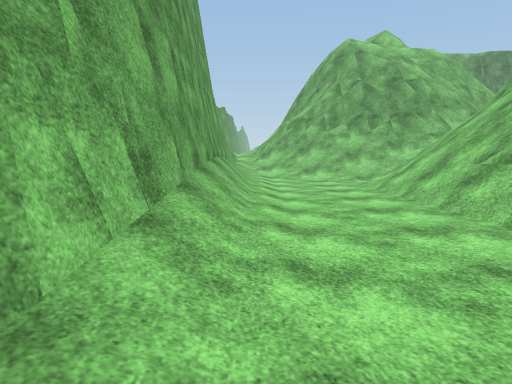
[1] (above)

21 first-person views from a walk through a Unity game level. The camera is 1.4 m above the floor, tilts 6° down and sees 70° across. The floor is counted in squares, 1.69 m on a side. Each view is taken from the middle of a square. On the plan, view 1 faces up. The plan holds only what a view shows up to about 12 squares ahead; the rest is blank. The place goes on beyond the plan. The player is left out. Surface patterns are stand-ins for the level's own textures.

[2]
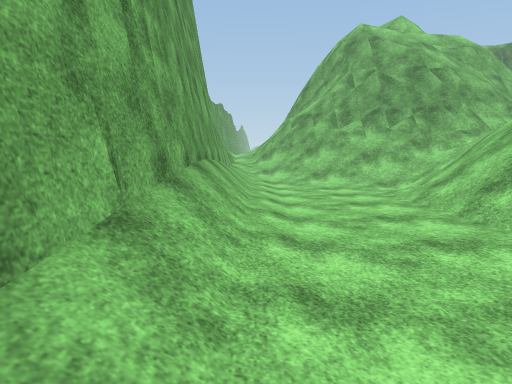

[3]
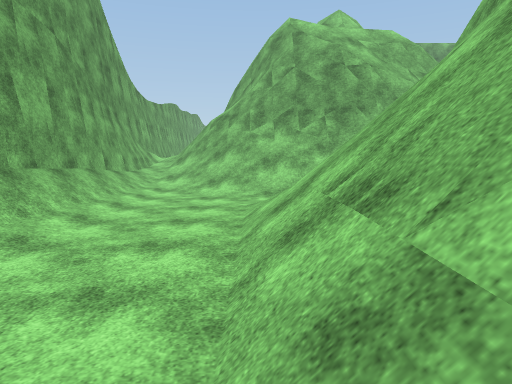

[4]
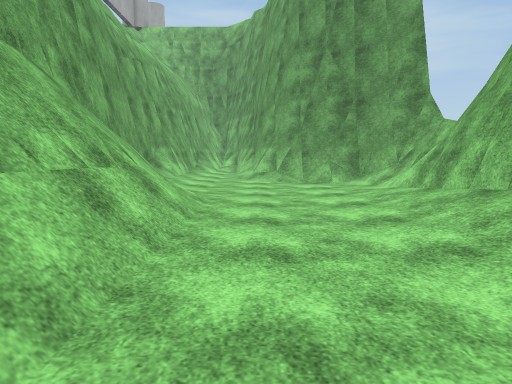

[5]
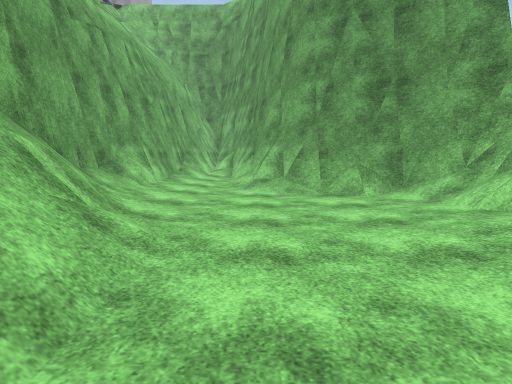

[6]
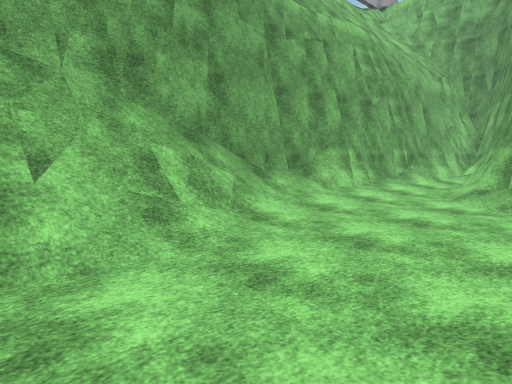

[7]
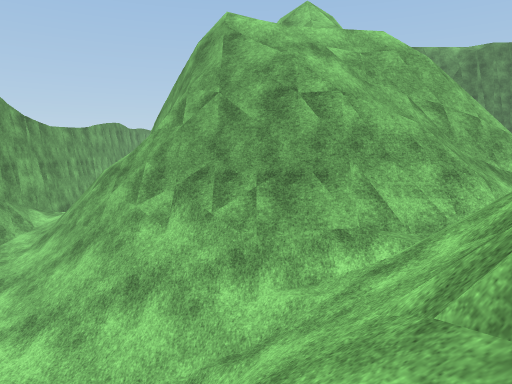

[8]
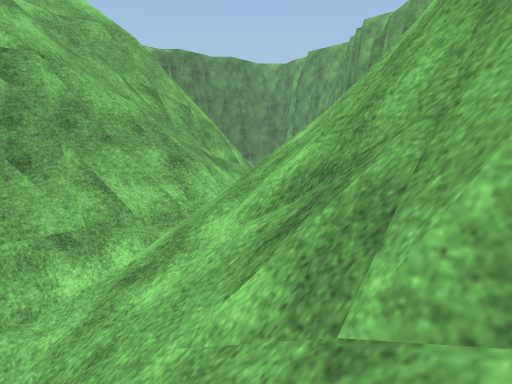

[9]
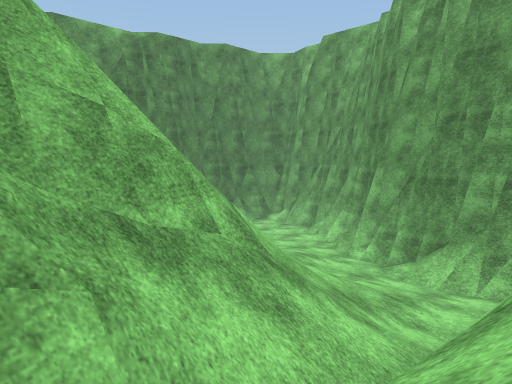

[10]
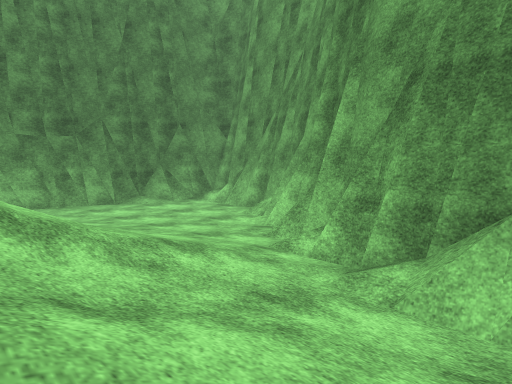

[11]
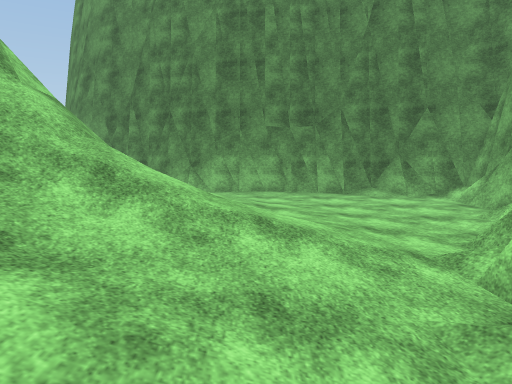

[12]
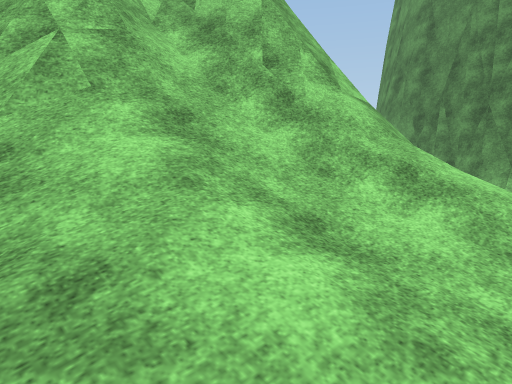

[13]
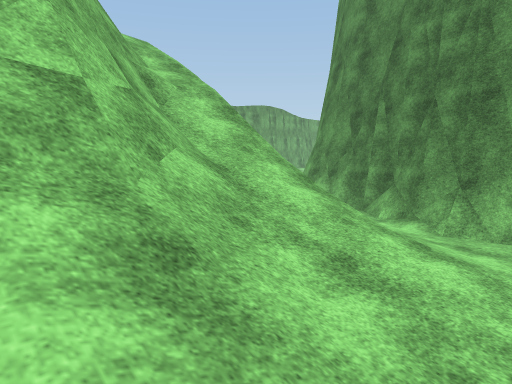

[14]
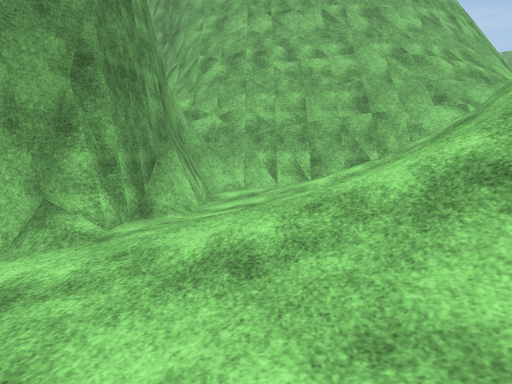

[15]
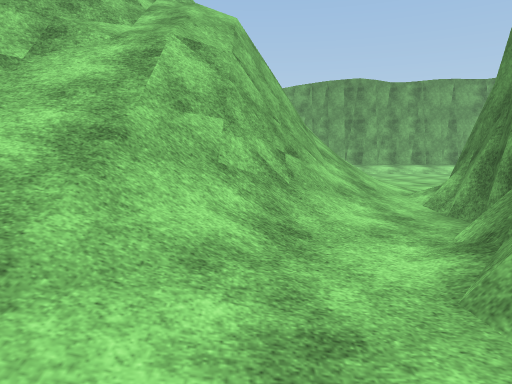

[16]
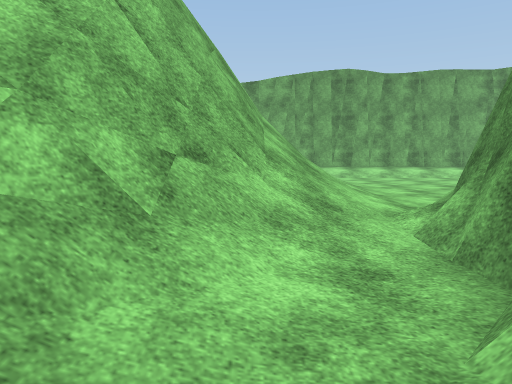

[17]
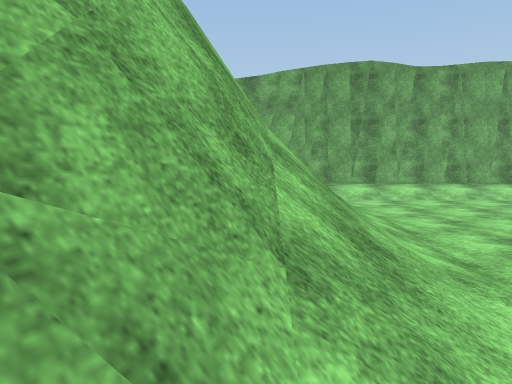

[18]
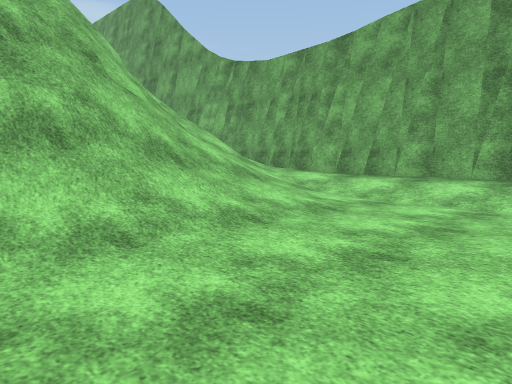

[19]
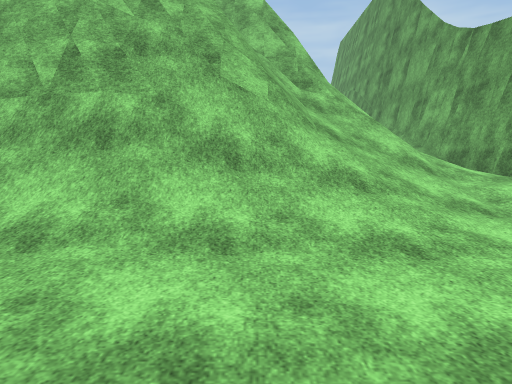

[20]
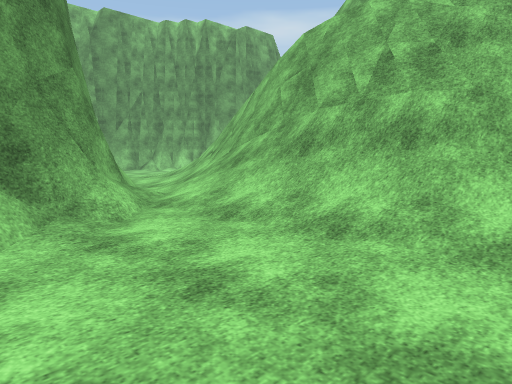

[21]
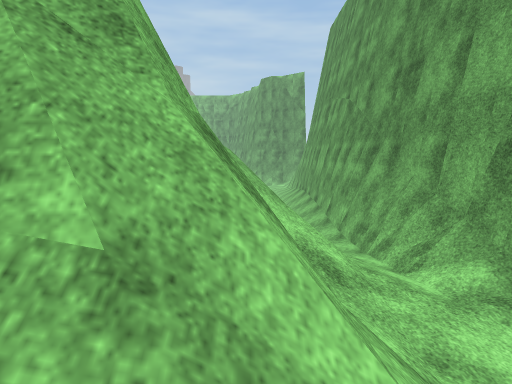

### Floor plan
Key: @ floor where view 1 was taken; # wall or solid block; . main floor; : floor 0.25 m higher than the main floor; + floor 0.5 m higher than the main floor; * floor 0.75 m higher than the main floor; % floor 1 m higher than the main floor; & floor 1.25 m higher than the main floor; $ floor 1.5 m higher than the main floor; / step, stairs or slope; = window, fence, low wall or low ledge.
Columns run from 2 left of view 1 to 21 right of it. Each row starts with its distance up from view 1.
 29 #+.......
 28 #+.......##
 27 #+........##
 26 #+...////:.####
 25 #+./////////..####
 24 #+/////#####//..########
 23 #+///#### ####//....../#
 22 #*//=##    ##=///.....##
 21 #%//##     #=///+:....##
 20 #&/###     ###=//:.../#
 19 #$/ #       ###=//:..##
 18 #// #       ###//*:.##
 17 ##/=##      #/////:/#
 16 ##/=###     #=//*+:##
 15  #//=##  ####=///+=#
 14  #:///#####/////*+##
 13  #.////====//=######
 12  #...////////###
 11  #/.../////==##
 10  #/...//=#####
  9  #/..///###
  8  #/..///#
  7  #/..//=#
  6  #/..//=#
  5  #/../##
  4  #.../##
  3  #.../##
  2  #...//#
  1  #...//#
  0 ##@...=#
 -1 #/..../#
 -2 #/....:#
 -3 ##=...:#
 -4  ###..:#
 -5    ##.:#
 -6     #.:#
 -7     #./#
 -8     #//#
 -9     ####

Positions as (right, up) in squares from view 1, and headings:
1: (0, 0), facing up
2: (0, 2), facing up
3: (3, 3), facing up
4: (2, 7), facing down
5: (2, 4), facing down
6: (0, 3), facing down-right
7: (5, 8), facing up
8: (5, 9), facing up-right
9: (8, 12), facing up-right
10: (13, 14), facing up-right
11: (15, 14), facing up
12: (15, 14), facing up-left
13: (15, 18), facing up-left
14: (15, 21), facing down
15: (15, 23), facing left
16: (13, 24), facing left
17: (10, 24), facing left
18: (6, 29), facing down-left
19: (3, 29), facing down
20: (3, 29), facing down-right
21: (1, 22), facing down
